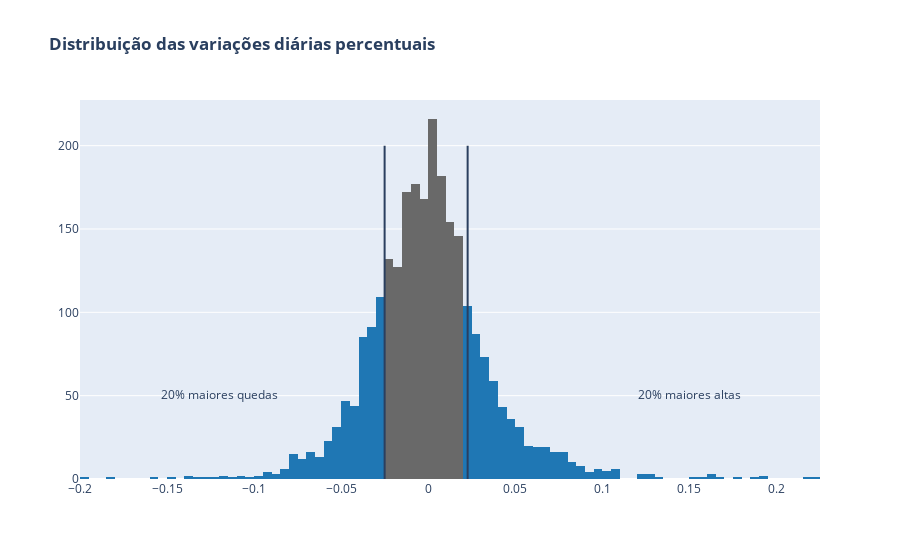

This figure's notebook cell:
### Code cell
percentiles = np.nanpercentile(df_all_indicators['daily_percentage_change'], [20, 80])
low_percentile = percentiles[0]
high_percentile = percentiles[1]

colors = ['dimgray' for x in range(100)]
colors[0:35] = ['#1f77b4' for x in colors[0:35]]
colors[44:100] = ['#1f77b4' for x in colors[44:100]]

fig = go.Figure()

fig.add_trace(go.Histogram(x = df_all_indicators['daily_percentage_change'], marker_color=colors, nbinsx=100))

fig.add_trace(go.Scatter(
    x=[-0.12, 0.15],
    y=[50, 50],
    text=["20% maiores quedas",
          "20% maiores altas"], mode="text", marker_color=['#1f77b4']*2))

fig.update_layout(shapes=[go.layout.Shape(type='line', x0=low_percentile, y0=0, x1=low_percentile, y1=200),
                         go.layout.Shape(type='line',  x0=high_percentile, y0=0, x1=high_percentile, y1=200)],
                 showlegend=False,
                 title='<b> Distribuição das variações diárias percentuais </b>')

fig.show()

print('Percentil 20%: ', low_percentile)
print('Perncetil 80%: ', high_percentile)

### Figure 1 — Plotly figure (JSON) as saved in the notebook; plotly's stock layout.template omitted (floating-point values rounded to 4 significant figures; data arrays with more than 128 entries replaced by an {"elided": "..."} marker saying what was removed)
{"data": [{"marker": {"color": ["#1f77b4", "#1f77b4", "#1f77b4", "#1f77b4", "#1f77b4", "#1f77b4", "#1f77b4", "#1f77b4", "#1f77b4", "#1f77b4", "#1f77b4", "#1f77b4", "#1f77b4", "#1f77b4", "#1f77b4", "#1f77b4", "#1f77b4", "#1f77b4", "#1f77b4", "#1f77b4", "#1f77b4", "#1f77b4", "#1f77b4", "#1f77b4", "#1f77b4", "#1f77b4", "#1f77b4", "#1f77b4", "#1f77b4", "#1f77b4", "#1f77b4", "#1f77b4", "#1f77b4", "#1f77b4", "#1f77b4", "dimgray", "dimgray", "dimgray", "dimgray", "dimgray", "dimgray", "dimgray", "dimgray", "dimgray", "#1f77b4", "#1f77b4", "#1f77b4", "#1f77b4", "#1f77b4", "#1f77b4", "#1f77b4", "#1f77b4", "#1f77b4", "#1f77b4", "#1f77b4", "#1f77b4", "#1f77b4", "#1f77b4", "#1f77b4", "#1f77b4", "#1f77b4", "#1f77b4", "#1f77b4", "#1f77b4", "#1f77b4", "#1f77b4", "#1f77b4", "#1f77b4", "#1f77b4", "#1f77b4", "#1f77b4", "#1f77b4", "#1f77b4", "#1f77b4", "#1f77b4", "#1f77b4", "#1f77b4", "#1f77b4", "#1f77b4", "#1f77b4", "#1f77b4", "#1f77b4", "#1f77b4", "#1f77b4", "#1f77b4", "#1f77b4", "#1f77b4", "#1f77b4", "#1f77b4", "#1f77b4", "#1f77b4", "#1f77b4", "#1f77b4", "#1f77b4", "#1f77b4", "#1f77b4", "#1f77b4", "#1f77b4", "#1f77b4", "#1f77b4"]}, "nbinsx": 100, "type": "histogram", "x": {"elided": "2572 float values"}}, {"marker": {"color": ["#1f77b4", "#1f77b4"]}, "mode": "text", "text": ["20% maiores quedas", "20% maiores altas"], "type": "scatter", "x": [-0.12, 0.15], "y": [50, 50]}], "layout": {"shapes": [{"type": "line", "x0": -0.02505, "x1": -0.02505, "y0": 0, "y1": 200}, {"type": "line", "x0": 0.02263, "x1": 0.02263, "y0": 0, "y1": 200}], "showlegend": false, "title": {"text": "<b> Distribuição das variações diárias percentuais </b>"}}}
